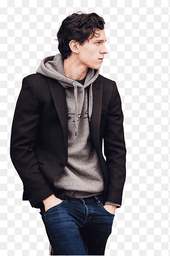
#> input picture assets/img/tom2.png, 170 x 256 px, shrunk from 348 x 523 before the run, found by its file name
$ python main.py
#> lines starting #> are read from the running program, lines starting #| are printed output that depends on the picture
### src/core/effet.py

class Effets :

    def __init__(self) -> None:
        self.effects = ["anime"]
        self.effects_methods = [self._anime]

    def Make (self,img,effects):
        functional = self.effects_methods[self.effects.index(effects)]
        for x in range(0,img.shape[0]):
            for y in range(0,img.shape[1]):
                for z in range(0,img.shape[2]):
                    color = img[x][y][z]
                    img[x][y][z] = functional(color)

        return img

    def _anime(self,pixel):
        min_pixel = 100
        max_pixel = 200
        coef_pixel = 10
        error_pixel = 10
        reponse = 0
        if pixel < min_pixel:
            reponse = 0
        elif pixel < max_pixel:
            for i in range(0,(max_pixel-min_pixel)//coef_pixel):
                if (pixel-error_pixel) <= min_pixel + coef_pixel*i:
                    reponse = min_pixel + coef_pixel*i
                    break
        else:
            reponse = 255

        return reponse

### src/main.py

import cv2 , numpy as np
from core.effet import Effets

Efs = Effets()

img_src = 'assets/img/tom2.png'
img = cv2.imread(img_src,1)
#> img is the input picture: shape (256, 170, 3); mean B, G, R 162.2, 159.4, 162.7
arr = np.asarray(img)


img = Efs.Make(arr,"anime")
#> after the loop in Make, `for x in range(0,img.shape[0]):`:
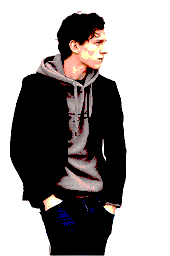
#> img: shape (256, 170, 3); mean B, G, R 152.1, 152.7, 156.7

cv2.imshow("Cute Kitens", img)

cv2.waitKey(0)

cv2.destroyAllWindows()
